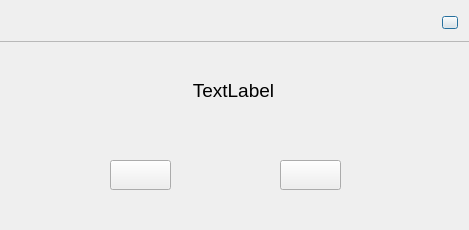
<?xml version="1.0" encoding="UTF-8"?>
<ui version="4.0">
 <class>MyDialog</class>
 <widget class="QDialog" name="MyDialog">
  <property name="geometry">
   <rect>
    <x>0</x>
    <y>0</y>
    <width>469</width>
    <height>230</height>
   </rect>
  </property>
  <property name="font">
   <font>
    <pointsize>14</pointsize>
   </font>
  </property>
  <property name="windowTitle">
   <string>Dialog</string>
  </property>
  <widget class="QFrame" name="title_bar">
   <property name="geometry">
    <rect>
     <x>-8</x>
     <y>-3</y>
     <width>481</width>
     <height>45</height>
    </rect>
   </property>
   <property name="frameShape">
    <enum>QFrame::StyledPanel</enum>
   </property>
   <property name="frameShadow">
    <enum>QFrame::Raised</enum>
   </property>
   <widget class="QPushButton" name="btnClose">
    <property name="geometry">
     <rect>
      <x>450</x>
      <y>19</y>
      <width>16</width>
      <height>13</height>
     </rect>
    </property>
    <property name="styleSheet">
     <string notr="true">border-image: url(:/image1/x.png);</string>
    </property>
    <property name="text">
     <string/>
    </property>
   </widget>
  </widget>
  <widget class="QLabel" name="Textlabel">
   <property name="geometry">
    <rect>
     <x>13</x>
     <y>50</y>
     <width>441</width>
     <height>81</height>
    </rect>
   </property>
   <property name="font">
    <font>
     <pointsize>14</pointsize>
    </font>
   </property>
   <property name="text">
    <string>TextLabel</string>
   </property>
   <property name="alignment">
    <set>Qt::AlignCenter</set>
   </property>
  </widget>
  <widget class="QPushButton" name="OKpushButton">
   <property name="geometry">
    <rect>
     <x>110</x>
     <y>160</y>
     <width>61</width>
     <height>30</height>
    </rect>
   </property>
   <property name="styleSheet">
    <string notr="true">color: rgb(255, 255, 255);</string>
   </property>
   <property name="text">
    <string/>
   </property>
  </widget>
  <widget class="QPushButton" name="CancelpushButton">
   <property name="geometry">
    <rect>
     <x>280</x>
     <y>160</y>
     <width>61</width>
     <height>30</height>
    </rect>
   </property>
   <property name="styleSheet">
    <string notr="true">color: rgb(255, 255, 255);</string>
   </property>
   <property name="text">
    <string/>
   </property>
  </widget>
 </widget>
 <resources/>
 <connections/>
</ui>
